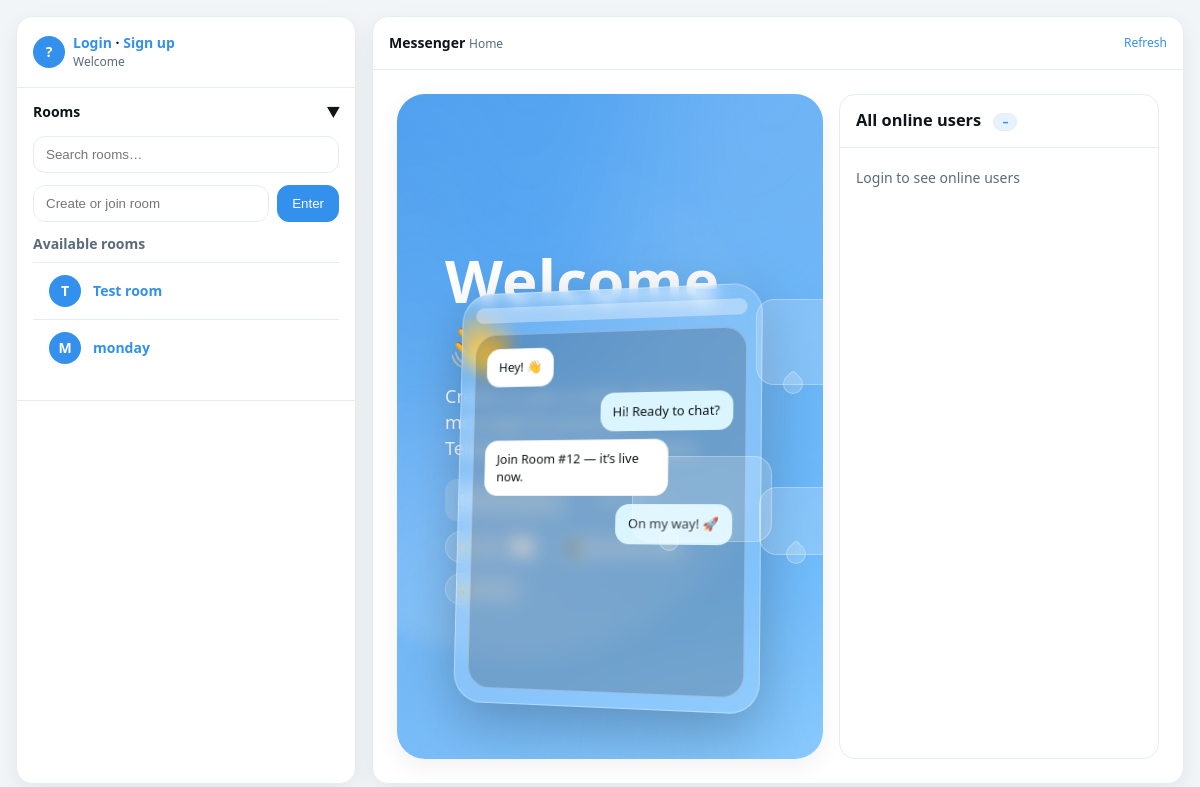
The app's page /, older data.
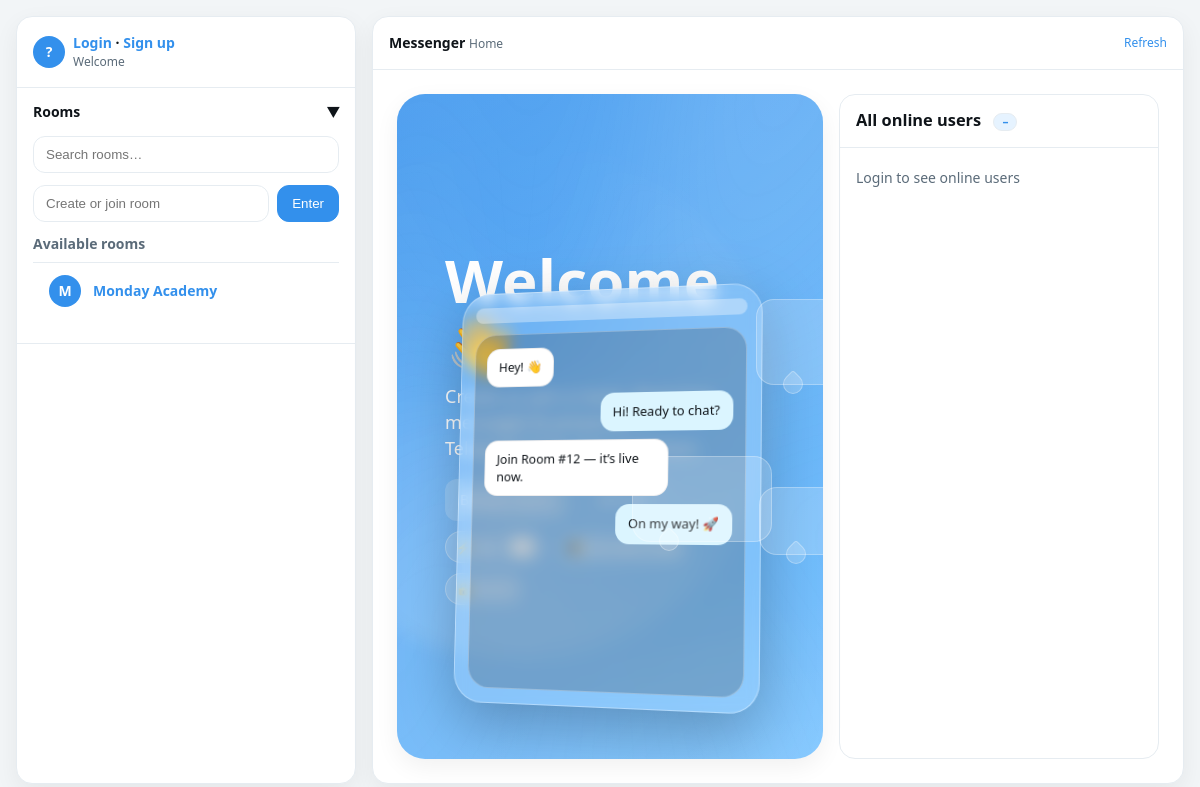
The same page, newer data.
### chat/models.py (models this page shows, shortened)
class Room(models.Model):
    name = models.CharField(max_length=255, unique=True)
    current_users = models.ManyToManyField("User", related_name="current_rooms", blank=True, through="RoomMembership")

### chat/views.py (the view)
# urls.py: path("", views.index, name="index"),
def index(request):
    if request.method == "POST":
        name = request.POST.get("name", "").strip()
        if name:
            room, _ = Room.objects.get_or_create(name=name)
            return HttpResponseRedirect(reverse("room", args=[room.pk]))
    rooms = Room.objects.all().order_by("name")
    return render(request, "chat/index.html", {"rooms": rooms})

### chat/templates/chat/index.html (shortened to what this page needs)
<!doctype html>
<html lang="en">
<head>
</head>
<body>
  <div class="app">
    <aside class="sidebar" aria-label="Sidebar">
      <div class="sb-head">
        {% if user.is_authenticated %}
          <div class="avatar">{{ user.username|slice:":1"|upper }}</div>
          <div>
            <div class="greet">Hello, {{ user.username }}</div>
            <div class="chip"><a href="{% url 'logout' %}">Logout</a></div>
          </div>
        {% else %}
          <div class="avatar">?</div>
          <div>
            <div class="greet"><a href="{% url 'login' %}">Login</a> · <a href="{% url 'signup' %}">Sign up</a></div>
            <div class="chip">Welcome</div>
          </div>
        {% endif %}
      </div>
      <details class="accordion" id="acc-rooms" open>
        <summary>
          <span>Rooms</span>
          <span class="chev">▶</span>
        </summary>
        <div class="acc-body">
          <div class="search">
            <input type="text" placeholder="Search rooms…" oninput="filterRooms(this.value)">
          </div>
          <form class="room-form" method="post">{% csrf_token %}
            <input name="name" type="text" placeholder="Create or join room">
            <button class="btn" type="submit">Enter</button>
          </form>
          <div class="acc-body-inner">
            <h2 style="padding:0 0 8px; margin:0; font-size:14px; color:var(--muted)">Available rooms</h2>
            <ul class="rooms" id="room-list">
              {% for r in rooms %}
                <li>
                  <a class="room-item" href="{% url 'room' r.pk %}">
                    <div class="avatar" aria-hidden="true">{{ r.name|slice:":1"|upper }}</div>
                    <div><div class="rname">{{ r.name }}</div></div>
                  </a>
                </li>
              {% empty %}
                <li><div class="room-item"><div class="chip">No rooms yet</div></div></li>
              {% endfor %}
            </ul>
          </div>
        </div>
      </details>
    </aside>
    <main class="main">
      <div class="main-head">
        <div><strong>Messenger</strong> <span class="chip">Home</span></div>
        <div class="chip"><a href="{% url 'index' %}">Refresh</a></div>
      </div>
      <div class="main-body">
        <section class="hero hero-xl" id="hero">
          <div class="hero-copy">
            <h1 class="hero-title">Welcome 👋</h1>
            <p class="hero-subtitle">
              Create or join a room. Real-time messages & presence — Telegram-style, fast and clean.
            </p>
            <div class="hero-cta">
              <a class="btn hero-btn" href="#room-list">Browse rooms</a>
              <a class="btn ghost" href="{% url 'index' %}">Refresh</a>
              <span class="pill">⚡ Live <span class="badge" id="online-count-hero">0</span></span>
              <span class="pill">🌓 Auto dark mode</span>
              <span class="pill">🔒 Secure</span>
            </div>
          </div>
          <div class="hero-art" aria-hidden="true">
            <div class="ring"></div>
            <div class="phone">
              <div class="statusbar"></div>
              <div class="screen">
                <div class="bubble them">Hey! 👋</div>
                <div class="bubble me">Hi! Ready to chat?</div>
                <div class="bubble them">Join Room #12 — it’s live now.</div>
                <div class="bubble me">On my way! 🚀</div>
              </div>
            </div>
            <div class="cloud c1"></div>
            <div class="cloud c2"></div>
            <div class="cloud c3"></div>
          </div>
        </section>
        <section class="panel">
          <h3>All online users <span class="badge" id="online-count-panel">0</span></h3>
          <ul id="online-users"><li style="color:var(--muted); padding:12px 16px">Loading…</li></ul>
        </section>
      </div>
    </main>
  </div>
</body>
</html>

Row changes from the older to the newer data that the page shows:
removed Room: name "T", name "Test room"
removed Room: name "M", name "monday"
added Room: name "M", name "Monday Academy"
